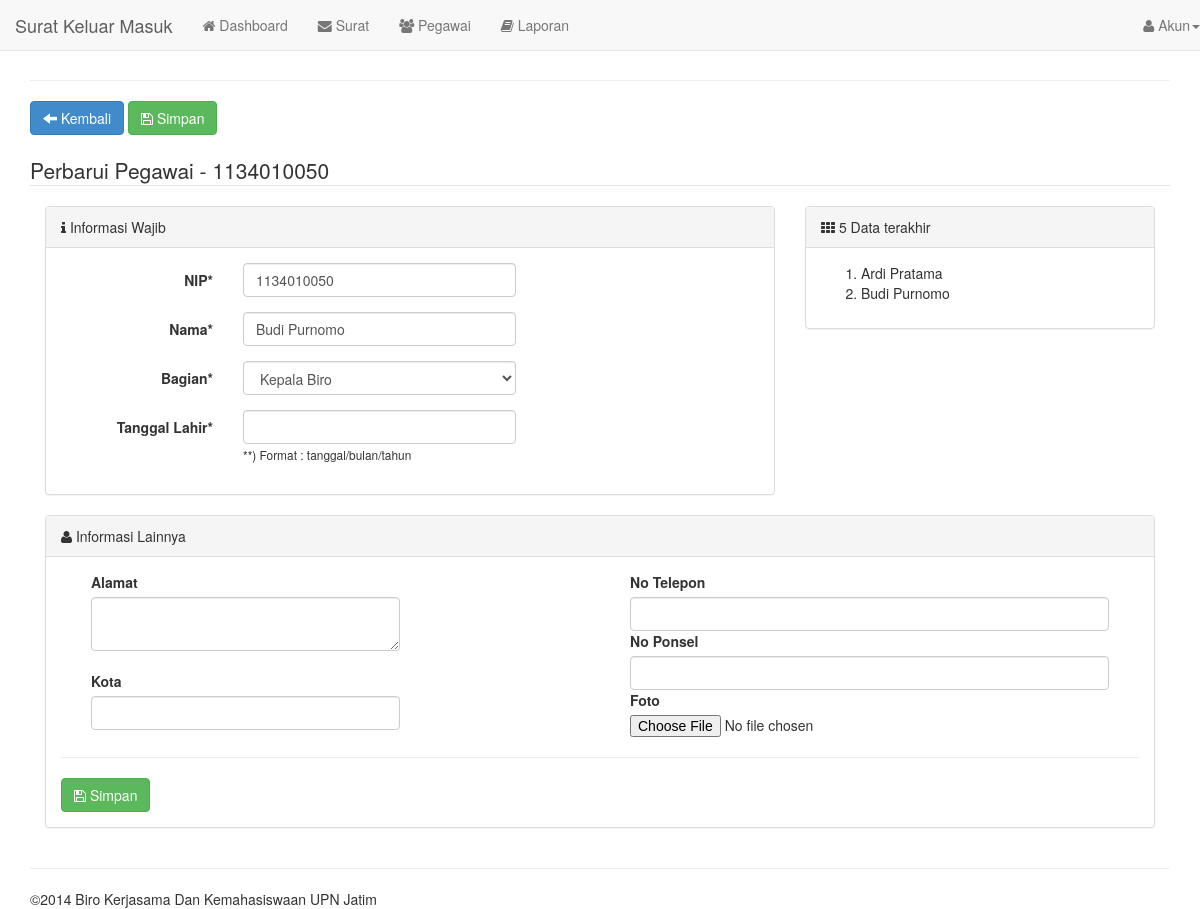
/?page=pegawai/edit&id=1134010050 (signed in), run on an earlier commit of the app's database.
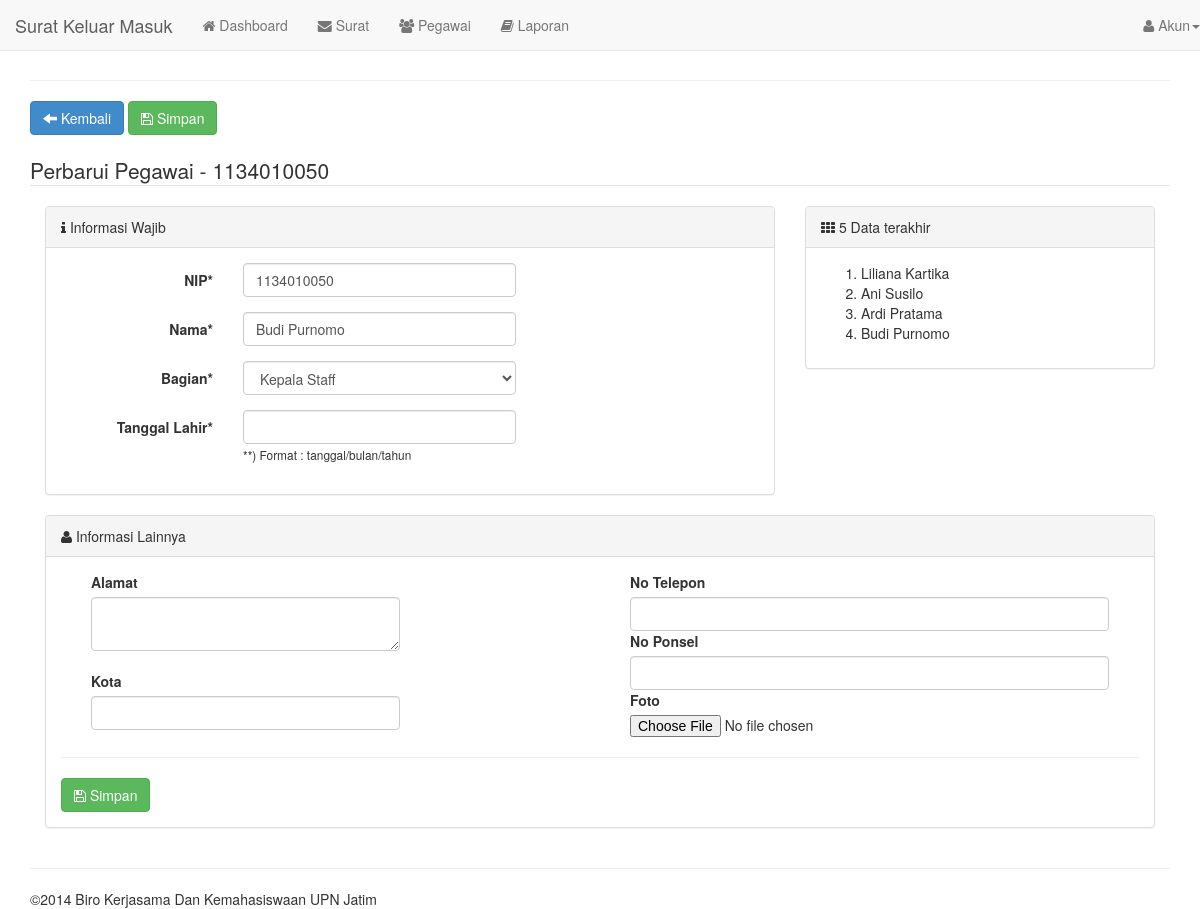
And on a later commit of the database.
### tables this page shows
CREATE TABLE `users` (
  `idusers` varchar(30) NOT NULL DEFAULT '',
  `password` varchar(255) DEFAULT NULL,
  `idbagian` varchar(255) DEFAULT NULL,
  PRIMARY KEY (`idusers`)
);

CREATE TABLE `bagian` (
  `idbagian` int(11) NOT NULL AUTO_INCREMENT,
  `keterangan` varchar(255) DEFAULT NULL,
  `deleted` varchar(255) NOT NULL DEFAULT '0',
  PRIMARY KEY (`idbagian`)
);

CREATE TABLE `pegawai` (
  `idpegawai` varchar(30) NOT NULL,
  `nama` varchar(45) DEFAULT NULL,
  `alamat` varchar(45) DEFAULT NULL,
  `kota` varchar(255) DEFAULT NULL,
  `tanggal_lahir` varchar(255) DEFAULT NULL,
  `telepon` varchar(255) DEFAULT NULL,
  `ponsel` varchar(45) DEFAULT NULL,
  `foto` varchar(255) NOT NULL DEFAULT 'nophoto.jpg',
  `delete` varchar(1) NOT NULL DEFAULT '0',
  `created_at` timestamp NULL DEFAULT CURRENT_TIMESTAMP ON UPDATE CURRENT_TIMESTAMP,
  PRIMARY KEY (`idpegawai`)
);

### models.php (called while the page is built, shortened)
<?php
function get_last_pegawai($order_by='created_at',$limit=5){
    $query=mysql_query('select * from pegawai order by created_at DESC limit 5 ');
    return $query;
}
function get_bagian($order_by='idbagian'){
    $query=mysql_query("select * from bagian order by $order_by desc");
    return $query;
}
function get_one_pegawai($id){
    $query=mysql_query("select * from pegawai a, users b where b.idusers=a.idpegawai and a.idpegawai='$id'");
    return $query;
}
?>

### module/pegawai/edit.php (the view, shortened to what the changed rows need)
<?php
if(isset($_GET['id'])){
    $id=$_GET['id'];
    }else{
        header('location:./?page=surat/index');
    }
    $result=mysql_fetch_array(get_one_pegawai($id));
?>
<div class="row clearfix">
	<div class="col-md-12">
        <form method="post" enctype="multipart/form-data" role="form">
        <a href="./?page=pegawai/index" class="btn btn-primary"><i class="glyphicon glyphicon-arrow-left"></i> Kembali</a>
        <button type="submit" name="tambah_pegawai" class="btn btn-success"><i class="fa fa-save"></i> Simpan</button>
        <div class="clearfix"></div><br />
            <fieldset>
                <legend>Perbarui Pegawai - <?php echo $result['idpegawai'] ?></legend>
                <div class="col-md-8">
                    <div class="panel panel-default">
                    <div class="panel-heading"><i class="fa fa-info"></i> Informasi Wajib</div>
                    <div class="panel-body">
                        <div class="form-horizontal">
                              <div class="form-group">
                                <label class="col-sm-3 control-label">NIP*</label>
                                <div class="col-sm-5">
                                  <input type="text" autofocus="" class="form-control" name="nip" required="" placeholder="No Pegawai / Identitas Lainnya" value="<?php echo $result['idpegawai'] ?>"/>
                                </div>
                              </div>
                              <div class="form-group">
                                <label class="col-sm-3 control-label">Nama*</label>
                                <div class="col-sm-5">
                                  <input type="text" name="nama" class="form-control" required="" placeholder="Nama Lengkap" value="<?php echo $result['nama'] ?>"/>
                                </div>
                              </div>
                              <div class="form-group">
                                <label class="col-sm-3 control-label">Bagian*</label>
                                <div class="col-sm-5">
                                  <select class="form-control" name="bagian">
                                    <?php $data=get_bagian();while($row=mysql_fetch_array($data)){?>
                                        <option value="<?= $row['idbagian'] ?>" <?php if($row['idbagian']== $result['idbagian']) echo 'selected'; ?> ><?= $row['keterangan'] ?></option>
                                    <?php } ?>
                                  </select>
                                </div>
                              </div>
                              <div class="form-group">
                                <label class="col-sm-3 control-label">Tanggal Lahir*</label>
                                <div class="col-sm-5">
                                  <input type="text" id="tl" name="tl" class="form-control" required="" />
                                    <small>**) Format : tanggal/bulan/tahun</small>
                                </div>
                              </div>
                        </div>
                    </div>
                </div>
            </div>
            <div class="col-md-4">
                    <div class="panel panel-default">
                    <div class="panel-heading"><i class="fa fa-th"></i> 5 Data terakhir</div>
                    <div class="panel-body">
                        <ol>
                            <?php $data=get_last_pegawai('created_at',5);while($result=mysql_fetch_array($data)){?>
                                <li><?= $result['nama'] ?></li>
                            <?php } ?>
                        </ol>
                    </div>
                </div>
            </div>
        </fieldset>
        <div class="col-lg-12">
            <div class="panel panel-default">
            <div class="panel-heading"><i class="fa fa-user"></i> Informasi Lainnya</div>
            <div class="panel-body">
                <div class="col-sm-6">
                    <div class="form-group">
                        <div class="col-xs-8">
                        <label>Alamat</label>
                        <textarea name="alamat" class="form-control"></textarea>
                        </div>
                    </div>
                    <div class="clearfix"></div><br />
                    <div class="form-group">
                        <div class="col-xs-8">
                        <label>Kota</label>
                        <input type="text" name="kota" class="form-control" />
                        </div>
                    </div>
                </div>
                <div class="col-sm-6">
                    <div class="form-group">
                        <div class="col-xs-12">
                        <label>No Telepon</label>
                        <input type="text" name="telepon" class="form-control" />
                        </div>
                    </div>
                    <div class="form-group">
                        <div class="col-xs-12">
                        <label>No Ponsel</label>
                        <input type="text" name="ponsel" class="form-control" />
                        </div>
                    </div>
                    <div class="form-group">
                        <div class="col-xs-12">
                        <label>Foto</label>
                        <input type="file" name="foto"/>
                        </div>
                    </div>
                </div>
                <div class="clearfix"></div><hr />
                <button type="submit" name="tambah_pegawai" class="btn btn-success"><i class="fa fa-save"></i> Simpan</button>
            </div>
        </div>
        </div>
	   </form>
    </div>
</div>

What changed in the data, as far as the page shows it:
changed users: bagian "Kepala Biro" → "Kepala Staff"
added pegawai: nama "Liliana Kartika"
added pegawai: nama "Ani Susilo"
